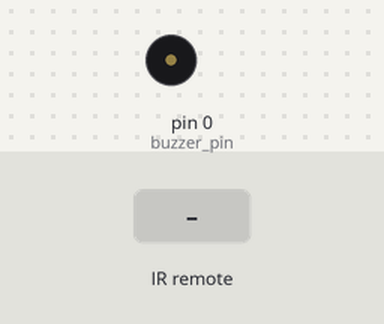
A sketch run on a simulated Arduino Uno, built with avr-gcc and run on an emulated ATmega328P. On the bench: buzzer (waves = sounding, pin HIGH). The inputs (shaded band) are chosen by the test bench.

Above: at 1.2 s.
1.3 s: infrared code 0x1C received
At 1.7 s:
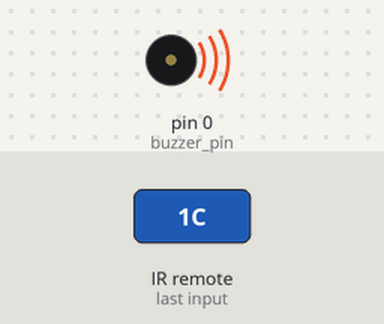
Timing chart, 0 to 4.3 s (numbered marks = the images above; inputs shaded):
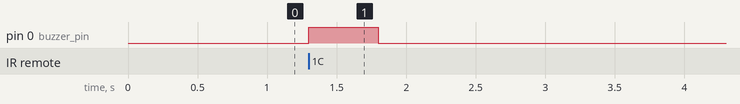

The sketch:

IRremote_Buzzer.ino
```cpp
#include <IRremote.h>
#define IRpin 5
#define buzzer_pin 0
int command=0;
void setup() {
// put your setup code here, to run once:
IrReceiver.begin(IRpin, ENABLE_LED_FEEDBACK);
pinMode(buzzer_pin,OUTPUT);
}
void loop() {
// put your main code here, to run repeatedly:
if(IrReceiver.decode()){
command = IrReceiver.decodedIRData.command;
IrReceiver.resume();
if(command==28){
digitalWrite(buzzer_pin,HIGH);
 delay(500);
digitalWrite(buzzer_pin, LOW);
}
delay(1000);
 }
}
```

Measured:
- after the input at 1.3 s, pin 0 (buzzer_pin): LOW → HIGH at once, → LOW 0.50 s later
